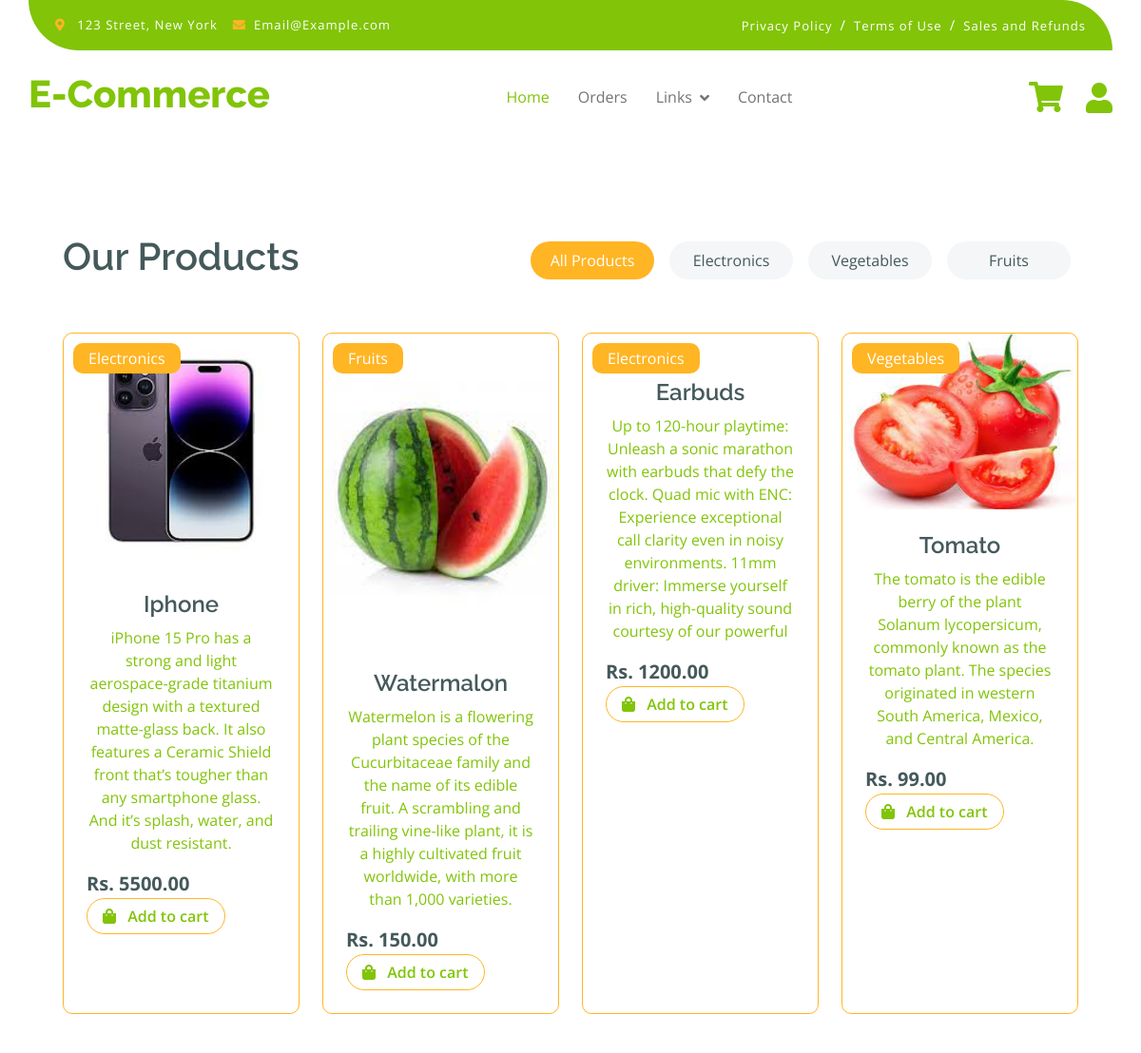
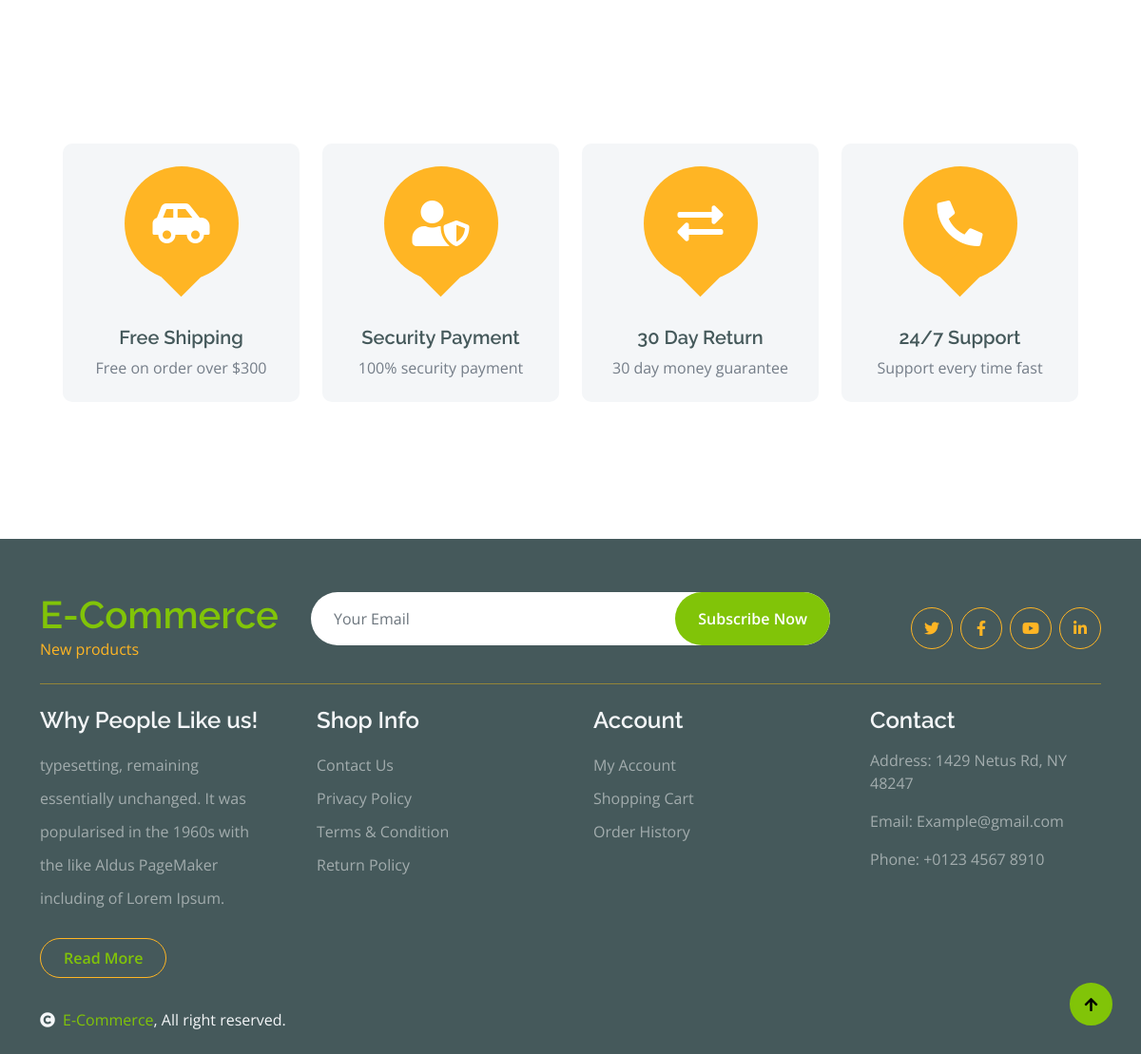
The page / on the database its author committed (2 pictures, top to bottom).
### products/models/category.py (models this page shows)
class Category(models.Model):
    name=models.CharField(max_length=80)
    description= models.CharField(max_length=250, blank=True, null=True)
    create_at=models.DateField(auto_now_add=True,null=True,blank=True)
    def __str__(self) -> str:
            return self.name

### products/models/product.py (models this page shows, shortened)
class Products(models.Model):
    category_name= models.ForeignKey(Category,on_delete=models.CASCADE)
    name= models.CharField(max_length=120, blank=True, null=True)
    description= models.CharField(max_length=250, blank=True, null=True)
    price= models.FloatField(help_text='in Indian Rupee Rs',blank=True, null=True)
    img=models.ImageField(upload_to='products/',null=True,blank=True)
    create_at=models.DateField(auto_now_add=True,null=True,blank=True)
    class Meta:
        ordering=['-create_at']
    def get_absolute_url(self):
         return reverse('product',kwargs={
              'pk':self.id,
         })
    def imgUrl(self):
        try:
            url=self.img.url
        except:
            url=''
        return url

### products/views.py (the view)
# urls.py: path('',views.index,name='index'),
def index(request):
    categories=Category.objects.all()
    s=request.GET.get('s') if request.GET.get('s') != None else ''
    order=''
    if request.user.is_authenticated:
        user=request.user.id
        try:
            order=Order.get_panding_by_customer_id(user)
        except:
            order=''
    products=Products.objects.filter(
            Q(category_name__name__contains=s) |
            Q(name__contains=s) |
            Q(price__contains=s)
    )
    return render(request,'pages/index.html',{'products':products,'categories':categories,'order':order})

### templates/pages/index.html (shortened to what this page needs)
{% extends "base.html" %}
{% block content %}
{% include "components/fruitShop.html" %}
{% include "components/features.html" %}
{% endblock content %}

### templates/components/fruitShop.html (shortened to what this page needs)
<div class="container-fluid fruite py-5">
  <div class="container py-5">
    <div class="tab-class text-center">
      <div class="row g-4">
        <div class="col-lg-4 text-start">
          <h1>Our Products</h1>
        </div>
        <div class="col-lg-8 text-end">
          <ul class="nav nav-pills d-inline-flex text-center mb-5">
            <li class="nav-item">
              <a class="d-flex m-2 py-2 bg-light rounded-pill active"  href="{% url 'index' %}">
                <span class="text-dark" style="width: 130px">All Products</span>
              </a>
            </li>
            {% for category in categories %}
            <li class="nav-item">
              <a class="d-flex py-2 m-2 bg-light rounded-pill"
                href="{% url 'index' %}?s={{category.name}}">
                <span class="text-dark" style="width: 130px">{{category.name}}</span>
              </a>
            </li>
            {% endfor %}
          </ul>
        </div>
      </div>
      <div class="tab-content">
        <div id="all" class="tab-pane fade show p-0 active">
          <div class="row g-4">
            <div class="col-lg-12">
              <div class="row g-4">
              {% for product in products  %}
                <div class="col-md-6 col-lg-4 col-xl-3">
                  <div class="border border-secondary rounded position-relative fruite-item">
                  <a target='_blank' href="{{product.get_absolute_url}}">
                        <div class="fruite-img">
                          <img src="{{product.imgUrl}}" class="img-fluid w-100 rounded-top" alt="" />
                        </div>
                        {% if product.category_name  %}
                        <div class="text-white bg-secondary px-3 py-1 rounded position-absolute"
                          style="top: 10px; left: 10px"> {{product.category_name}} </div>
                        {% endif %}
                        <div class="p-4 ">
                        {% if product.name %}
                          <h4>{{product.name}}</h4>
                        {% endif %}
                        {% if product.description %}
                          <p> {{product.description}} </p>
                        {% endif %}
                          <div class="d-flex justify-content-between flex-lg-wrap">
                        {% if product.price %}
                            <p class="text-dark fs-5 fw-bold mb-0"> Rs. {{product.price|floatformat:2}} </p>
                        {% endif %}
                            <a href="{% url 'addCart' product.id %}" class="btn border border-secondary rounded-pill px-3 text-primary"><i class="fa fa-shopping-bag me-2 text-primary"></i>
                              Add to cart</a>
                          </div>
                        </div>
                  </a>
                  </div>
                </div>
              {% endfor %}
              </div>
            </div>
          </div>
        </div>
      </div>
    </div>
  </div>
</div>

### static/css/style.css (style rules this page uses)
.btn { font-weight: 600; transition: .5s; }
.btn.border-secondary { transition: 0.5s; }
.fruite .tab-class .nav-item a.active { background: var(--bs-secondary) !important; }
.fruite .tab-class .nav-item a.active span { color: var(--bs-white) !important; }
.fruite .fruite-item { height: 100%; transition: 0.5s; }
.fruite .fruite-item .fruite-img { overflow: hidden; transition: 0.5s; border-radius: 10px 10px 0 0; }
.fruite .fruite-item .fruite-img img { transition: 0.5s; }

### rows shown on the page
Category: name "Electronics"
Category: name "Vegetables"
Category: name "Fruits"
Products: imgUrl (picture), category_name "Electronics", name "Iphone", description "iPhone 15 Pro has a strong and light aerospace-grade titanium design with a textured matte-glass back. It also features a Ceramic Shield front that’s tougher than any smartphone glass. And it’s splash, water, and dust resistant.", price "5500.00"
Products: imgUrl (picture), category_name "Fruits", name "Watermalon", description "Watermelon is a flowering plant species of the Cucurbitaceae family and the name of its edible fruit. A scrambling and trailing vine-like plant, it is a highly cultivated fruit worldwide, with more than 1,000 varieties.", price "150.00"
Products: category_name "Electronics", name "Earbuds", description "Up to 120-hour playtime: Unleash a sonic marathon with earbuds that defy the clock. Quad mic with ENC: Experience exceptional call clarity even in noisy environments. 11mm driver: Immerse yourself in rich, high-quality sound courtesy of our powerful", price "1200.00"
Products: imgUrl (picture), category_name "Vegetables", name "Tomato", description "The tomato is the edible berry of the plant Solanum lycopersicum, commonly known as the tomato plant. The species originated in western South America, Mexico, and Central America.", price "99.00"
